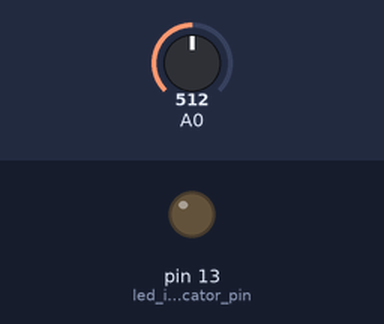
Recording of a sketch running on a simulated Arduino Uno, built with avr-gcc and run on an emulated ATmega328P. Shown: output pins drawn as LEDs (lit = HIGH). Inputs (shaded band) come from the test bench; at power-on: A0 = 512. What the sketch prints to the serial monitor is not drawn.

Above: at 1.2 s.
1.3 s: A0 set to 5
2.8 s: A0 set to 2
At 4.0 s:
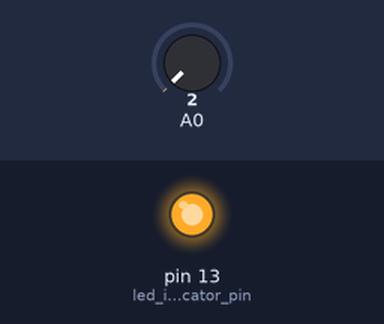
4.3 s: A0 set to 122
At 5.3 s:
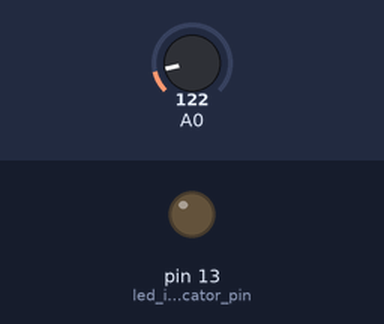
5.8 s: A0 set to 0
At 6.6 s:
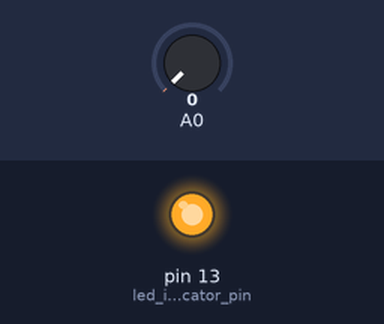
Timing chart, 0 to 8.3 s (numbered marks = the images above; inputs shaded):
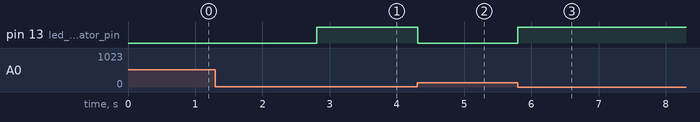

Measured:
- the behaviour switches between 4 and 3 on A0 (found by bisection; images 0 and 1)
- after the input at 1.3 s, every drawn part: stays the same
- after the input at 2.8 s, pin 13 (led_indicator_pin): LOW → HIGH at once
- after the input at 4.3 s, pin 13 (led_indicator_pin): HIGH → LOW at once
- after the input at 5.8 s, pin 13 (led_indicator_pin): LOW → HIGH at once

The sketch:

frequency-detector.ino
```cpp
//sine wave freq detection with 38.5kHz sampling rate and interrupts
//by Amanda Ghassaei
//https://www.instructables.com/id/Arduino-Frequency-Detection/
//July 2012

/*
 * This program is free software; you can redistribute it and/or modify
 * it under the terms of the GNU General Public License as published by
 * the Free Software Foundation; either version 3 of the License, or
 * (at your option) any later version.
 *
*/

//clipping indicator variables
boolean clipping = 0;

//data storage variables
byte newData = 0;
byte prevData = 0;

//freq variables
unsigned int timer = 0;//counts period of wave
unsigned int period;
int frequency;

void setup(){

  Serial.begin(9600);

  pinMode(13,OUTPUT);//led indicator pin

  cli();//diable interrupts

  //set up continuous sampling of analog pin 0

  //clear ADCSRA and ADCSRB registers
  ADCSRA = 0;
  ADCSRB = 0;

  ADMUX |= (1 << REFS0); //set reference voltage
  ADMUX |= (1 << ADLAR); //left align the ADC value- so we can read highest 8 bits from ADCH register only

  ADCSRA |= (1 << ADPS2) | (1 << ADPS0); //set ADC clock with 32 prescaler- 16mHz/32=500kHz
  ADCSRA |= (1 << ADATE); //enabble auto trigger
  ADCSRA |= (1 << ADIE); //enable interrupts when measurement complete
  ADCSRA |= (1 << ADEN); //enable ADC
  ADCSRA |= (1 << ADSC); //start ADC measurements

  sei();//enable interrupts
}

ISR(ADC_vect) {//when new ADC value ready

  prevData = newData;//store previous value
  newData = ADCH;//get value from A0
  if (prevData < 127 && newData >=127){//if increasing and crossing midpoint
    period = timer;//get period
    timer = 0;//reset timer
  }


  if (newData == 0 || newData == 1023){//if clipping
    PORTB |= B00100000;//set pin 13 high- turn on clipping indicator led
    clipping = 1;//currently clipping
  }

  timer++;//increment timer at rate of 38.5kHz
}

void loop(){
  if (clipping){//if currently clipping
    PORTB &= B11011111;//turn off clippng indicator led
    clipping = 0;
  }

  frequency = 38462/period;//timer rate/period
  //print results
  Serial.print(frequency);
  Serial.println(" hz");

  delay(100);
}
```
